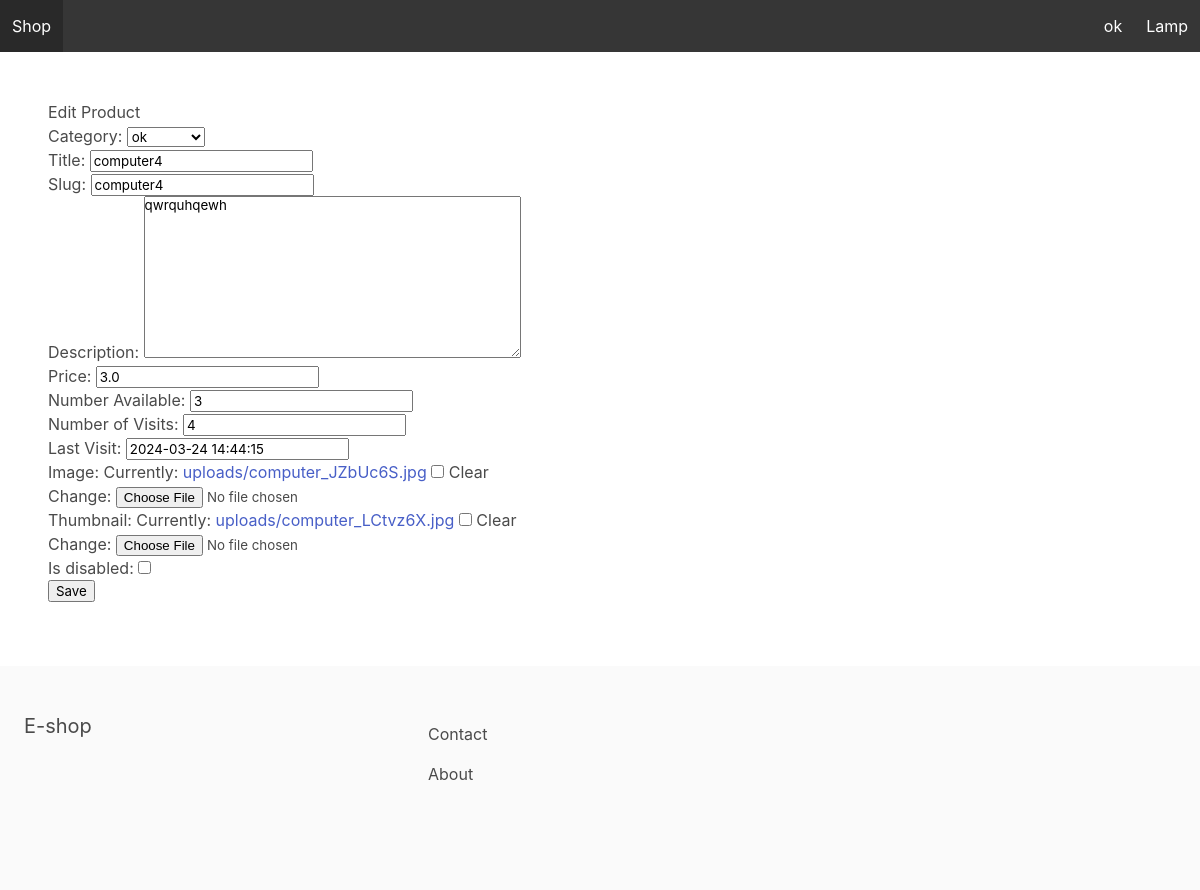
Page /productManager/edit/8/ on the earlier database version.
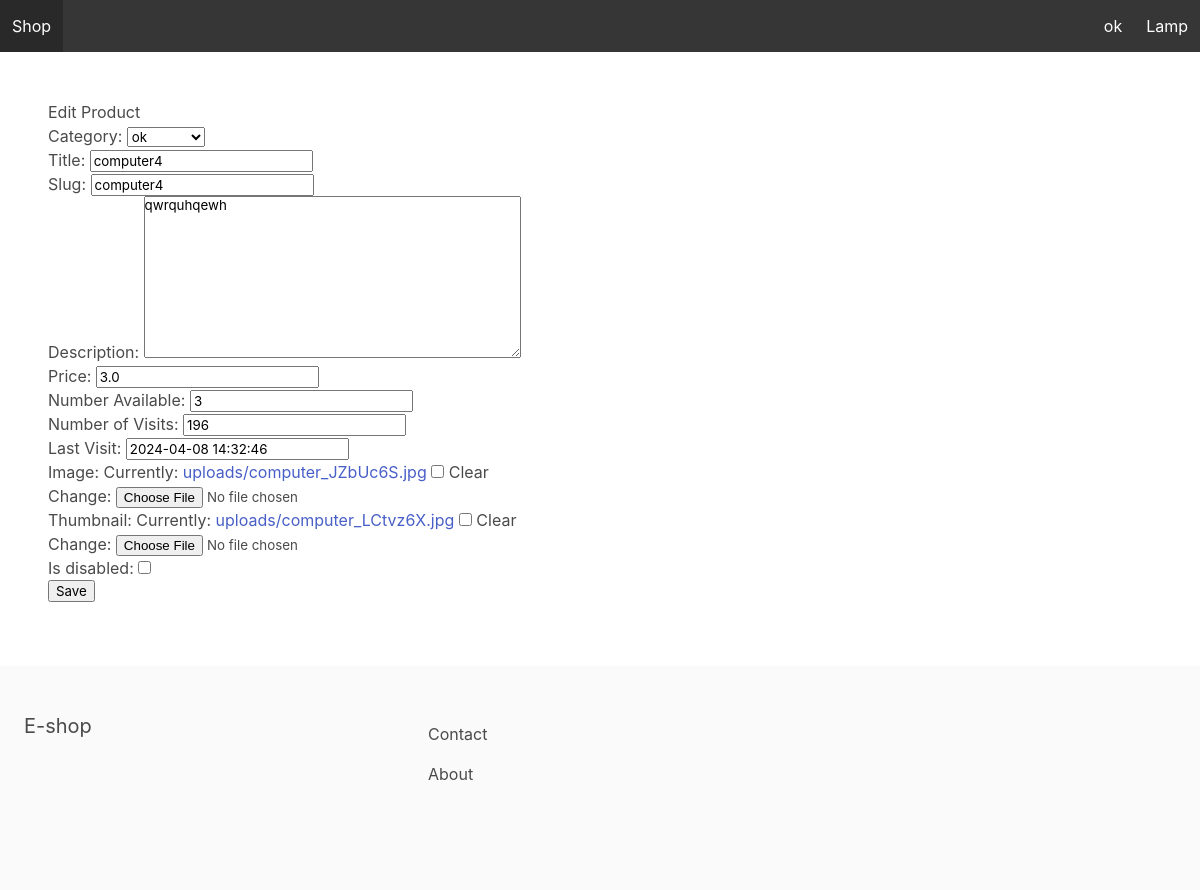
Same page on the later database version.
### apps/store/models.py (models this page shows, shortened)
class Category(models.Model):
    title = models.CharField(max_length=255, verbose_name=_('Title'))
    slug = models.SlugField(max_length=255, verbose_name=_('Slug'))
    ordering = models.IntegerField(default=0, verbose_name=_('Ordering'))
    class Meta:
        verbose_name_plural = _('Categories')
        ordering = ('ordering',)
    def __str__(self):
        return self.title

class Product(models.Model):
    category = models.ForeignKey(Category, related_name='products', on_delete=models.CASCADE)
    title = models.CharField(max_length=255, verbose_name=_('Title'))
    slug = models.SlugField(max_length=255, verbose_name=_('Slug'))
    description = models.TextField(blank=True, null=True, verbose_name=_('Description'))
    price = models.FloatField(verbose_name=_('Price'))
    num_available = models.IntegerField(default=1, verbose_name=_('Number Available'))
    num_visits = models.IntegerField(default=0, verbose_name=_('Number of Visits'))
    last_visit = models.DateTimeField(blank=True, null=True, verbose_name=_('Last Visit'))
    image = models.ImageField(upload_to='uploads/', blank=True, null=True)
    thumbnail = models.ImageField(upload_to='uploads/', blank=True, null=True)
    date_added = models.DateTimeField(auto_now_add=True)
    is_disabled = models.BooleanField(default=False)
    class Meta:
        ordering = ('-date_added',)
    """def save(self, *args, **kwargs):
        self.thumbnail = self.make_thumbnail(self.image)

        super().save(*args, **kwargs)"""

### apps/store/views.py (the view, shortened to what this page needs)
# urls.py: path('productManager/edit/<int:pk>/', editProductView.as_view(), name='editProduct'),
class editProductView(UpdateView):
    model = Product
    template_name = "edit_product.html"
    fields = '__all__'

### apps/cart/context_processors.py (called while the page is built)
def cart(request):
    return {'cart': Cart(request)}

### apps/store/context_processors.py (called while the page is built)
def menu_categories(request):
    categories = Category.objects.all()
    return {'menu_categories': categories}

### apps/core/templates/edit_product.html
{% extends 'managerBase.html'%}
{% block content %}
<h1>Edit Product</h1>
<form method="POST" action="" enctype="multipart/form-data">{% csrf_token %}
    {{ form.as_p }}
    <input type="submit" value="Save">
</form>
{% endblock %}

### apps/core/templates/managerBase.html (shortened to what this page needs)
<html>
	<head>
		<link rel="stylesheet" href="https://cdn.jsdelivr.net/npm/bulma@0.9.0/css/bulma.min.css">
	</head>
	<body>
		<nav class="navbar is-dark">
			<div class="navbar-brand">
				<a class="navbar-item" href="{% url 'productManager' %}">Shop</a>
			</div>
			<div id="main-navbar" class="navbar-menu" >
				<div class="navbar-end">
					{% for category in menu_categories %}
					    <a href="{% url 'manager_category' category.slug %}" class="navbar-item">{{ category.title }}</a>
					{% endfor %}
				</div>
			</div>
        </nav>
		<section class="section">
			{% block content %}
            {% endblock %}
		</section>
		<footer class="footer">
			<div class="columns">
				<div class="column is-4">
					<h2 class="subtitle">E-shop</h2>
				</div>
				<div class="column is-8">
					<a href="{% url 'contact' %}" class="navbar-item">Contact</a>
					<a href="{% url 'about' %}" class="navbar-item">About</a>
				</div>
			</div>
		</footer>
	</body>
</html>

Differences in the rows shown:
changed Product "ok": num_visits "4" → "196"; last_visit "2024-03-24 14:44:15" → "2024-04-08 14:32:46"
